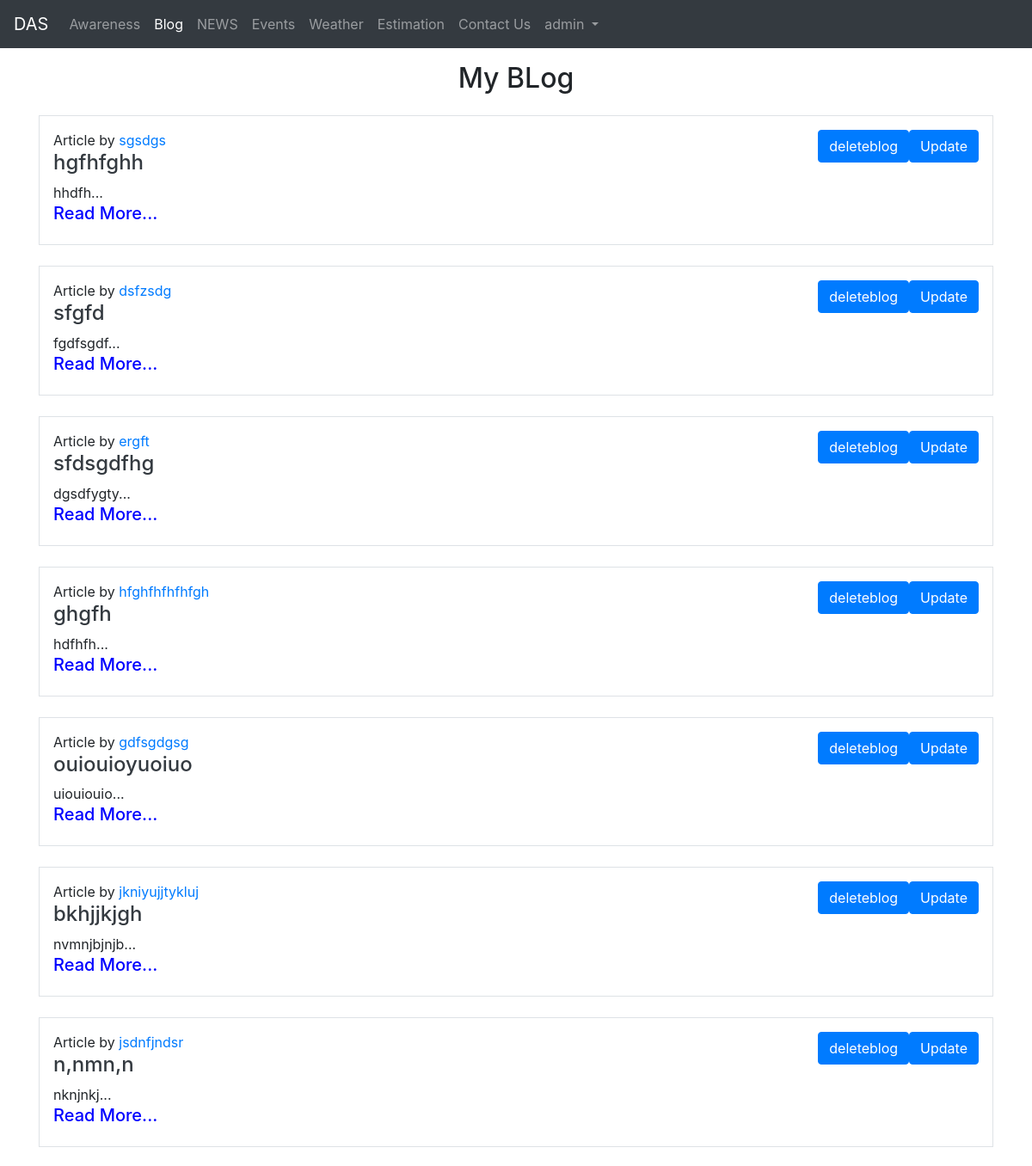
The page /myblogs/admin (signed in, upper part) on the database as committed earlier.
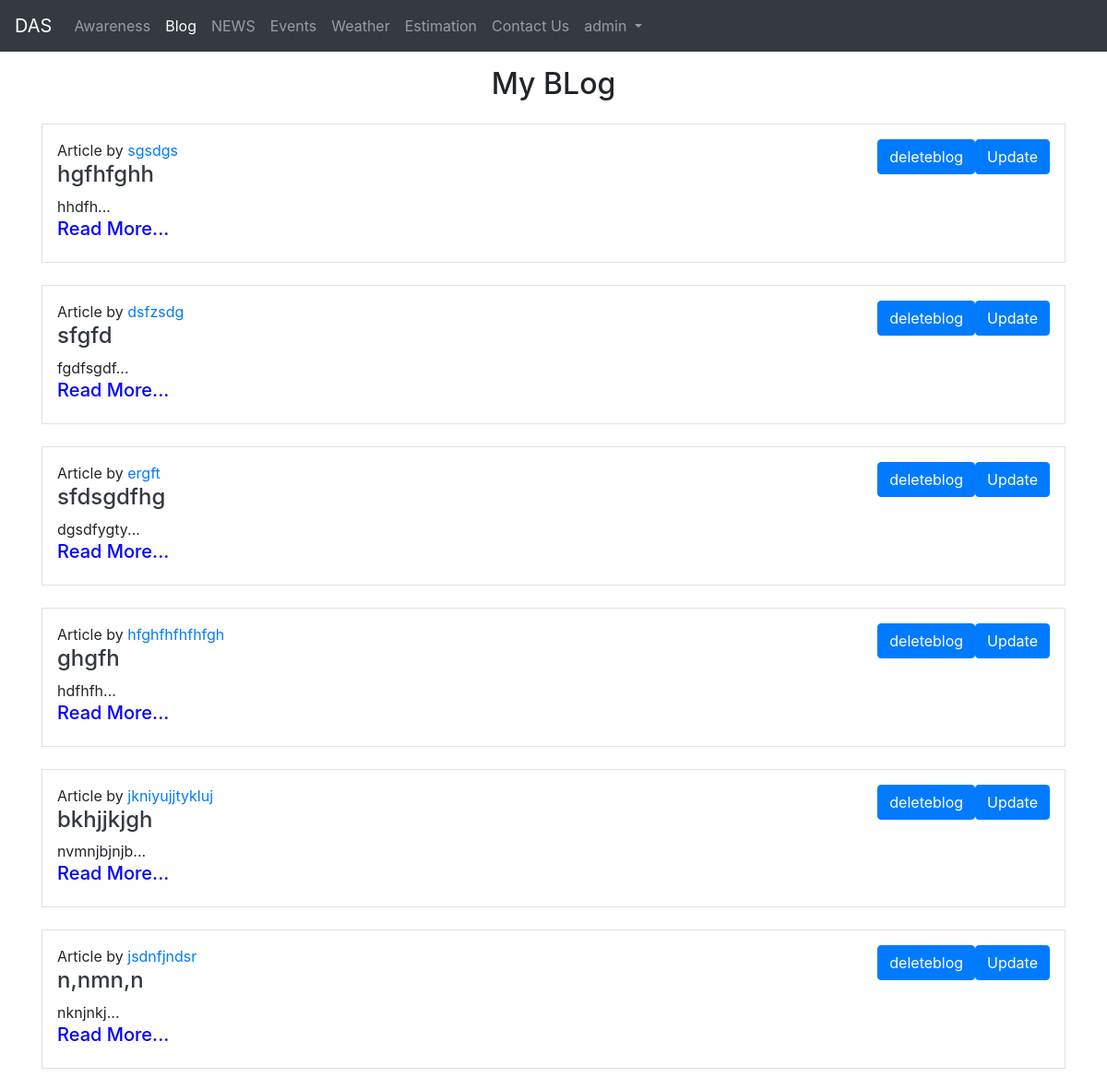
The same page on the database as committed later.
### fyp/models.py (models this page shows)
class Blog(models.Model):
    sno = models.AutoField(primary_key=True)
    title = models.CharField(max_length=200)
    content = RichTextField()
    short_desc = models.CharField(max_length=300, default="")
    slug = models.SlugField(max_length=25)
    time = models.DateTimeField(auto_now_add=True)
    author = models.CharField(max_length=20, default="")
    username = models.CharField(max_length=20, default="")
    def __str__(self):
        return self.title

### fyp/views.py (the view)
# urls.py: path('myblogs/<str:username>', views.myblogs, name='myblogs'),
def myblogs(request,username):
    blogs = Blog.objects.filter(username=username)
    print(blogs)
    context={'blogs':blogs}
    return render(request, 'myblogs.html',context)

### templates/myblogs.html (shortened to what this page needs)
{% extends 'base.html' %}
{% block blogactive %}active{% endblock blogactive %}
{% block body %}
{% if user.is_authenticated %}
<div class="container">
  <h2 class="text-center my-3">My BLog</h2>
  {% if blogs|length < 1 %}
  <div style="text-align: center;padding-bottom: 10px;">
  <h4>You haven't written any blog yet.</h4>
  <a class="btn btn-primary btn-lg" href="/blogwrite" role="button">Write BLog</a>
</div>
  {% else %}
  {% for blog in blogs %}
  <div class="my-4 p-3 border">
    <a class="btn btn-primary my-2 my-sm-0" style="float:right;" href="/blogupdate/{{blog.title}}"
      role="button">Update</a>
    <a class="btn btn-primary my-2 my-sm-0" style="float:right;" href="/deleteblog/{{blog.title}}"
      role="button">deleteblog</a>
    <p class="mb-0 "> Article by <a href="#">{{blog.author}}</a></p>
    <h4 class="text-dark"> <a href="/blogpost/{{blog.slug}}" class="text-dark">{{blog.title}}</a></h4>
    <div>
      {{blog.short_desc|slice:200}}...
    </div>
    <a href="/blogpost/{{blog.slug}}" class="text-dark">
      <h5 style="color: blue;">Read More...</h5>
    </a>
</div>
{% endfor %}
{% endif %}
</div>
{% endif %}
{% endblock body %}

### templates/base.html (shortened to what this page needs)
<!doctype html>
<html lang="en">
<head>
  {% load static %}
  <link rel="stylesheet" type="text/css" href="{% static '/awareness.css' %}">
  <link rel="stylesheet" type="text/javascript" href="">
  <link rel="stylesheet" href="https://cdn.jsdelivr.net/npm/bootstrap@4.5.3/dist/css/bootstrap.min.css"
>
  <link href="//maxcdn.bootstrapcdn.com/bootstrap/4.0.0/css/bootstrap.min.css" rel="stylesheet" id="bootstrap-css">
</head>
<body>
  <nav class="navbar navbar-expand-lg navbar-dark bg-dark">
    <a class="navbar-brand" href="/">DAS</a>
    <div class="collapse navbar-collapse" id="navbarSupportedContent">
      <ul class="navbar-nav mr-auto">
        <li class="nav-item {% block awarenessactive %}{% endblock awarenessactive %}">
          <a class="nav-link" href="/awareness">Awareness<span class="sr-only">(current)</span></a>
        </li>
        <li class="nav-item {% block blogactive %}{% endblock blogactive %} ">
          <a class="nav-link" href="/bloghome">Blog</a>
        </li>
        <li class="nav-item {% block newsactive %}{% endblock newsactive %}">
          <a class="nav-link" href="/news">NEWS</a>
        </li>
        <li class="nav-item {% block eventsactive %}{% endblock eventsactive %}">
          <a class="nav-link" href="/events">Events</a>
        </li>
        <li class="nav-item {% block weatheractive %}{% endblock weatheractive %}">
          <a class="nav-link" href="/weather">Weather</a>
        </li>
        <li class="nav-item {% block estimationactive %}{% endblock estimationactive %} ">
          <a class="nav-link" href="/estimation">Estimation</a>
        </li>
        <li class="nav-item {% block contactactive %}{% endblock contactactive %} ">
          <a class="nav-link" href="/contact">Contact Us</a>
        </li>
      <div class="ml-auto form-inline">
        {% if user.is_authenticated %}
        <ul class="navbar-nav mr-2">
          <li class="nav-item dropdown {% block adminactive %}{% endblock adminactive %}">
            <a class="nav-link dropdown-toggle" href="#" id="navbarDropdown" role="button" data-toggle="dropdown">
              {{request.user}}
            </a>
          </li>
        </ul>
        {% else %}
        <li class="nav-item {% block loginactive %}{% endblock loginactive %} ">
        <a class="nav-link " href="/login">Login</a>
        </li>
        {% endif %}
      </div>
    </div>
  </nav>
  {% block body %} {% endblock body %}
</body>
</html>

Rows that differ between the two databases and show on the page:
removed Blog: author "gdfsgdgsg", title "ouiouioyuoiuo", short_desc "uiouiouio"
